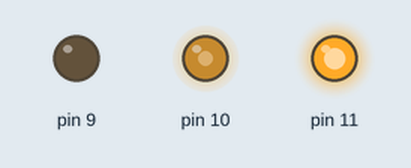
The sketch below on a simulated Arduino Uno, built with avr-gcc and run on an emulated ATmega328P. Shown: output pins drawn as LEDs (lit = HIGH).

Above: at 0.1 s.
Timing chart, 0 to 1.6 s (numbered marks = the images above):
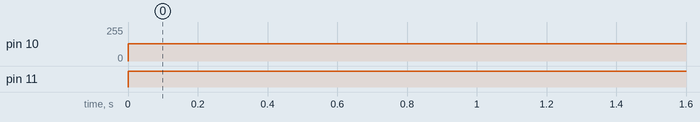

Measured:
- by itself, pin 10: 0/255 → 128/255 at 0.00 s
- by itself, pin 11: LOW → HIGH at 0.00 s

The sketch:

5-20.ino
```cpp
void setup() {
  // put your setup code here, to run once:
  pinMode(11, OUTPUT) ;
  pinMode(10, OUTPUT) ;
  pinMode(9, OUTPUT) ;
}

void loop() {
  // put your main code here, to run repeatedly:
  analogWrite(11, 255) ;
  analogWrite(10, 128) ;
  analogWrite(9, 0) ;
}
```
